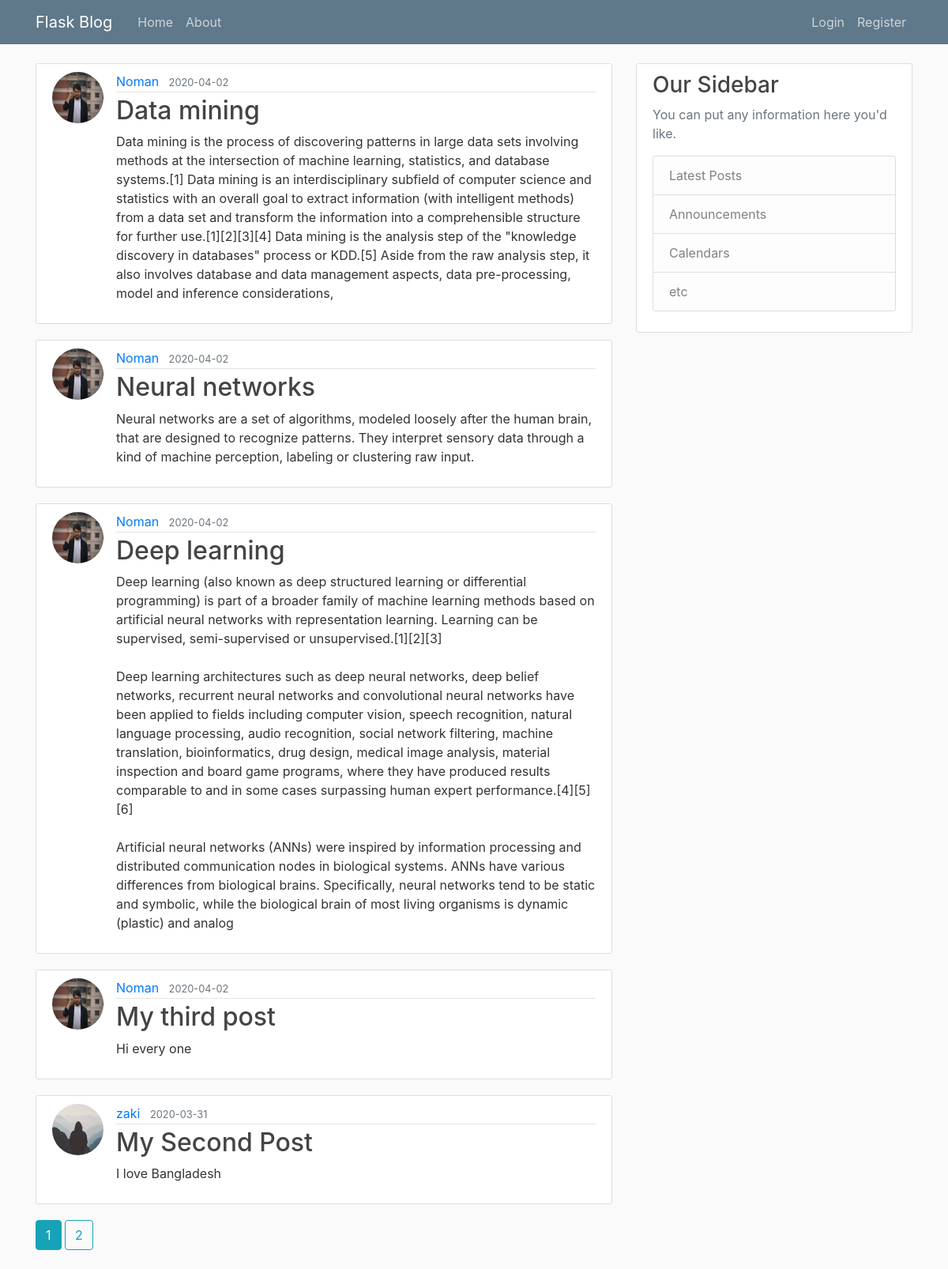
The page /home on the database its author committed.
### flaskblog/models.py (models this page shows, shortened)
class Post(db.Model):
    id = db.Column(db.Integer, primary_key=True)
    title = db.Column(db.String(100), nullable=False)
    date_posted = db.Column(db.DateTime, nullable=False, default=datetime.utcnow)
    content = db.Column(db.Text, nullable=False)
    user_id = db.Column(db.Integer, db.ForeignKey('user.id'), nullable=False)

class User(db.Model, UserMixin):
    id = db.Column(db.Integer, primary_key=True)
    username = db.Column(db.String(20), unique=True, nullable=False)
    email = db.Column(db.String(120), unique=True, nullable=False)
    image_file = db.Column(db.String(20), nullable=False, default='default.jpg')
    password = db.Column(db.String(60), nullable=False)
    posts = db.relationship('Post', backref='author', lazy=True)

### flaskblog/main/routes.py (the view)
@main.route("/")
@main.route("/home")
def home():
    page = request.args.get('page', 1, type=int)
    posts = Post.query.order_by(Post.date_posted.desc()).paginate(page=page, per_page=5)
    return render_template('home.html', posts=posts)

### flaskblog/templates/home.html
{% extends "layout.html" %}
{% block content %}
    {% for post in posts.items %}
        <article class="media content-section">
          <img class="rounded-circle article-img" src="{{ url_for('static', filename='profile_pics/' + post.author.image_file) }}">
          <div class="media-body">
            <div class="article-metadata">
              <a class="mr-2" href="{{ url_for('users.user_posts', username=post.author.username) }}">{{ post.author.username }}</a>
              <small class="text-muted">{{ post.date_posted.strftime('%Y-%m-%d') }}</small>
            </div>
            <h2><a class="article-title" href="{{ url_for('posts.post', post_id=post.id) }}">{{ post.title }}</a></h2>
            <p class="article-content">{{ post.content }}</p>
          </div>
        </article>
    {% endfor %}
    {% for page_num in posts.iter_pages(left_edge=1, right_edge=1, left_current=1, right_current=2) %}
      {% if page_num %}
        {% if posts.page == page_num %}
          <a class="btn btn-info mb-4" href="{{ url_for('main.home', page=page_num) }}">{{ page_num }}</a>
        {% else %}
          <a class="btn btn-outline-info mb-4" href="{{ url_for('main.home', page=page_num) }}">{{ page_num }}</a>
        {% endif %}
      {% else %}
        ...
      {% endif %}
    {% endfor %}
{% endblock content %}

### flaskblog/templates/layout.html (shortened to what this page needs)
<!DOCTYPE html>
<html>
<head>
    <link rel="stylesheet" href="https://stackpath.bootstrapcdn.com/bootstrap/4.4.1/css/bootstrap.min.css">
    <link rel="stylesheet" href="{{ url_for('static', filename='main.css') }}">
</head>
<body>
    <header class="site-header">
        <nav class="navbar navbar-expand-md navbar-dark bg-steel fixed-top">
          <div class="container">
            <a class="navbar-brand mr-4" href="/">Flask Blog</a>
            <div class="collapse navbar-collapse" id="navbarToggle">
              <div class="navbar-nav mr-auto">
                <a class="nav-item nav-link" href="{{ url_for('main.home') }}">Home</a>
                <a class="nav-item nav-link" href="{{ url_for('main.about') }}">About</a>
              </div>
              <div class="navbar-nav">
                {% if current_user.is_authenticated %}
                  <a class="nav-item nav-link" href="{{ url_for('posts.new_post') }}">New Post</a>
                  <a class="nav-item nav-link" href="{{ url_for('users.account') }}">Account</a>
                  <a class="nav-item nav-link" href="{{ url_for('users.logout') }}">Logout</a>
                {% else %}
                <a class="nav-item nav-link" href="{{ url_for('users.login') }}">Login</a>
                <a class="nav-item nav-link" href="{{ url_for('users.register') }}">Register</a>
                {% endif %}
              </div>
            </div>
          </div>
        </nav>
    </header>
    <main role="main" class="container">
        <div class="row">
          <div class="col-md-8">
            {% block content %}{% endblock %}
          </div>
          <div class="col-md-4">
            <div class="content-section">
              <h3>Our Sidebar</h3>
              <p class='text-muted'>You can put any information here you'd like.
                <ul class="list-group">
                  <li class="list-group-item list-group-item-light">Latest Posts</li>
                  <li class="list-group-item list-group-item-light">Announcements</li>
                  <li class="list-group-item list-group-item-light">Calendars</li>
                  <li class="list-group-item list-group-item-light">etc</li>
                </ul>
              </p>
            </div>
          </div>
        </div>
    </main>
</body>
</html>

### flaskblog/static/main.css (style rules this page uses)
body { background: #fafafa; color: #333333; margin-top: 5rem; }
h1, h2, h3, h4, h5, h6 { color: #444444; }
.bg-steel { background-color: #5f788a; }
.site-header .navbar-nav .nav-link { color: #cbd5db; }
.content-section { background: #ffffff; padding: 10px 20px; border: 1px solid #dddddd; border-radius: 3px; margin-bottom: 20px; }
.article-title { color: #444444; }
.article-content { white-space: pre-line; }
.article-img { height: 65px; width: 65px; margin-right: 16px; }
.article-metadata { padding-bottom: 1px; margin-bottom: 4px; border-bottom: 1px solid #e3e3e3 }

### rows shown on the page
Post: image_file (picture), author.username "Noman", date_posted "2020-04-02", title "Data mining", content "Data mining is the process of discovering patterns in large data sets involving methods at the intersection of machine learning, statistics, and database systems.[1] Data mining is an interdisciplinary subfield of computer science and statistics with an overall goal to extract information (with intelligent methods) from a data set and transform the information into a comprehensible structure for further use.[1][2][3][4] Data mining is the analysis step of the \"knowledge discovery in databases\" process or KDD.[5] Aside from the raw analysis step, it also involves database and data management aspects, data pre-processing, model and inference considerations,"
Post: image_file (picture), author.username "Noman", date_posted "2020-04-02", title "Neural networks", content "Neural networks are a set of algorithms, modeled loosely after the human brain, that are designed to recognize patterns. They interpret sensory data through a kind of machine perception, labeling or clustering raw input."
Post: image_file (picture), author.username "Noman", date_posted "2020-04-02", title "Deep learning", content "Deep learning (also known as deep structured learning or differential programming) is part of a broader family of machine learning methods based on artificial neural networks with representation learning. Learning can be supervised, semi-supervised or unsupervised.[1][2][3] Deep learning architectures such as deep neural networks, deep belief networks, recurrent neural networks and convolutional neural networks have been applied to fields including computer vision, speech recognition, natural language processing, audio recognition, social network filtering, machine translation, bioinformatics, drug design, medical image analysis, material inspection and board game programs, where they have…"
Post: image_file (picture), author.username "Noman", date_posted "2020-04-02", title "My third post", content "Hi every one"
Post: image_file (placeholder picture), author.username "zaki", date_posted "2020-03-31", title "My Second Post", content "I love Bangladesh"

### other values the page prints
{{ page_num }} "1"
{{ page_num }} "2"
